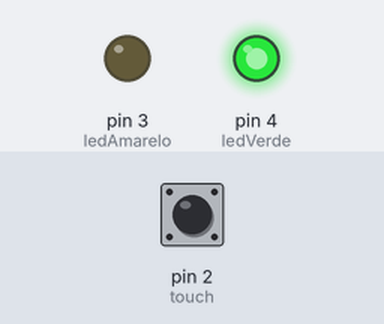
This sketch was run on a simulated Arduino Uno, built with avr-gcc and run on an emulated ATmega328P. Shown: output pins drawn as LEDs (lit = HIGH). Inputs (shaded band) come from the test bench; at power-on: pin 2 (touch) LOW.

Above: at 1.2 s.
1.3 s: pin 2 (touch) pulled HIGH for 0.15 s
At 1.37 s:
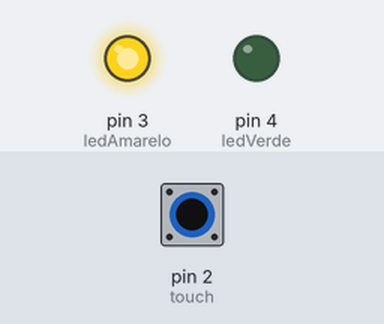
2.9 s: pin 2 (touch) pulled HIGH for 3.2 s
At 7.3 s:
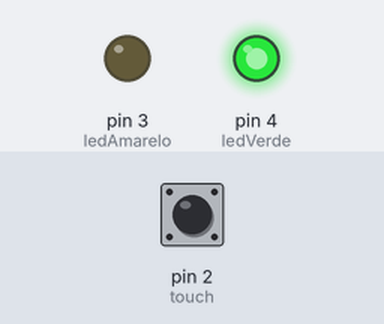
Timing chart, 0 to 8.8 s (numbered marks = the images above; inputs shaded):
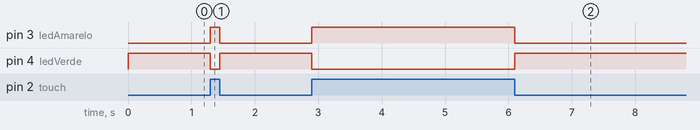

Measured:
- after the input at 1.3 s, pin 3 (ledAmarelo): LOW → HIGH at once, → LOW 0.15 s later; pin 4 (ledVerde): HIGH → LOW at once, → HIGH 0.15 s later
- after the input at 2.9 s, pin 3 (ledAmarelo): LOW → HIGH at once, → LOW 3.2 s later; pin 4 (ledVerde): HIGH → LOW at once, → HIGH 3.2 s later

The sketch:

Controle_Touch.ino
```cpp
const int touch = 2;
const int ledAmarelo = 3;
const int ledVerde = 4;

void setup() {
  pinMode(touch, INPUT);
  pinMode(ledAmarelo, OUTPUT);
  pinMode(ledVerde, OUTPUT);

  Serial.begin(9600);
}

void loop() {
  int estado = digitalRead(touch);

  if(estado == HIGH){
    digitalWrite(ledAmarelo, HIGH);
    digitalWrite(ledVerde, LOW);
  }
  else{
    digitalWrite(ledAmarelo, LOW);
    digitalWrite(ledVerde, HIGH);
  }

  delay(50);
}
```
